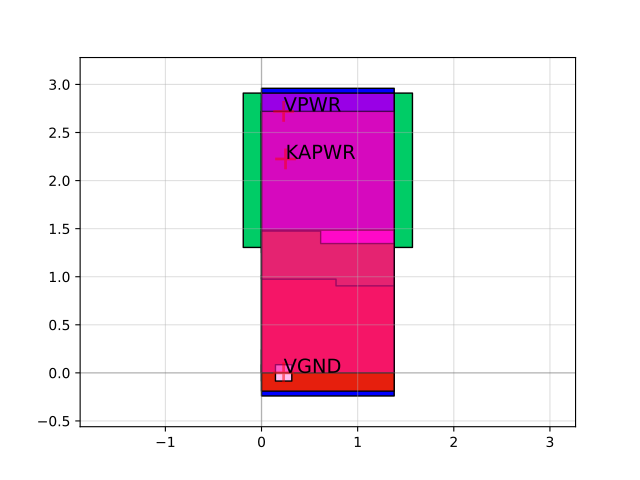

This figure's Python source:
import sky130

c = sky130.components.sky130_fd_sc_hd__lpflow_decapkapwr_3()
c.plot()
